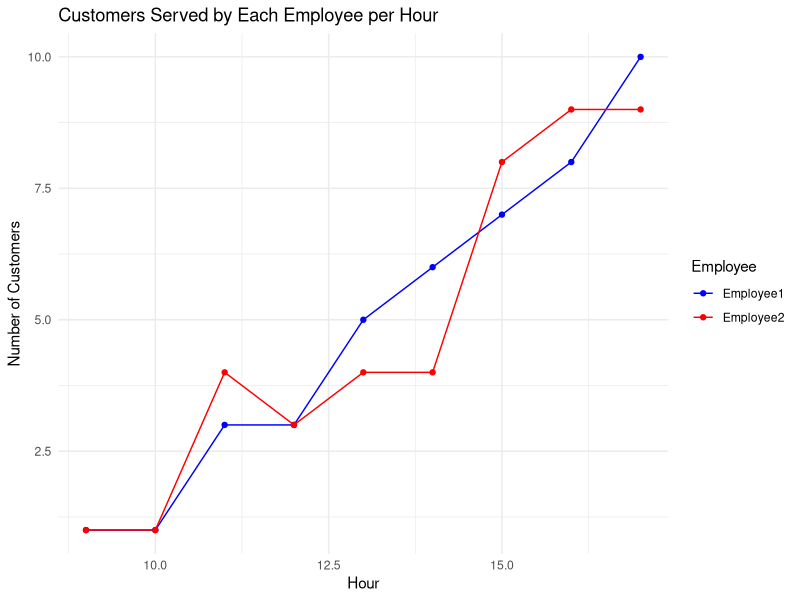

The R source for this figure:
# Load required libraries
library(ggplot2)
library(tidyr)

# Simulated data for employee 1
employee1_customers <- c(1, 1, 3, 3, 5, 6, 7, 8, 10)

# Simulated data for employee 2
employee2_customers <- c(1, 1, 4, 3, 4, 4, 8, 9, 9)

# Ensure both datasets have the same length
min_length <- min(length(employee1_customers), length(employee2_customers))
employee1_customers <- employee1_customers[1:min_length]
employee2_customers <- employee2_customers[1:min_length]

# Create a data frame for the plot
data <- data.frame(
  Hour = 9:(8 + min_length),  # Adjust hours based on the length of datasets
  Employee1 = employee1_customers,
  Employee2 = employee2_customers
)

# Reshape the data for ggplot2
data <- gather(data, key = "Employee", value = "Customers", -Hour)

# Plot using ggplot2
ggplot(data, aes(x = Hour, y = Customers, color = Employee)) +
  geom_line() +
  geom_point() +
  labs(x = "Hour", y = "Number of Customers", title = "Customers Served by Each Employee per Hour") +
  scale_color_manual(values = c("blue", "red")) +
  theme_minimal()


